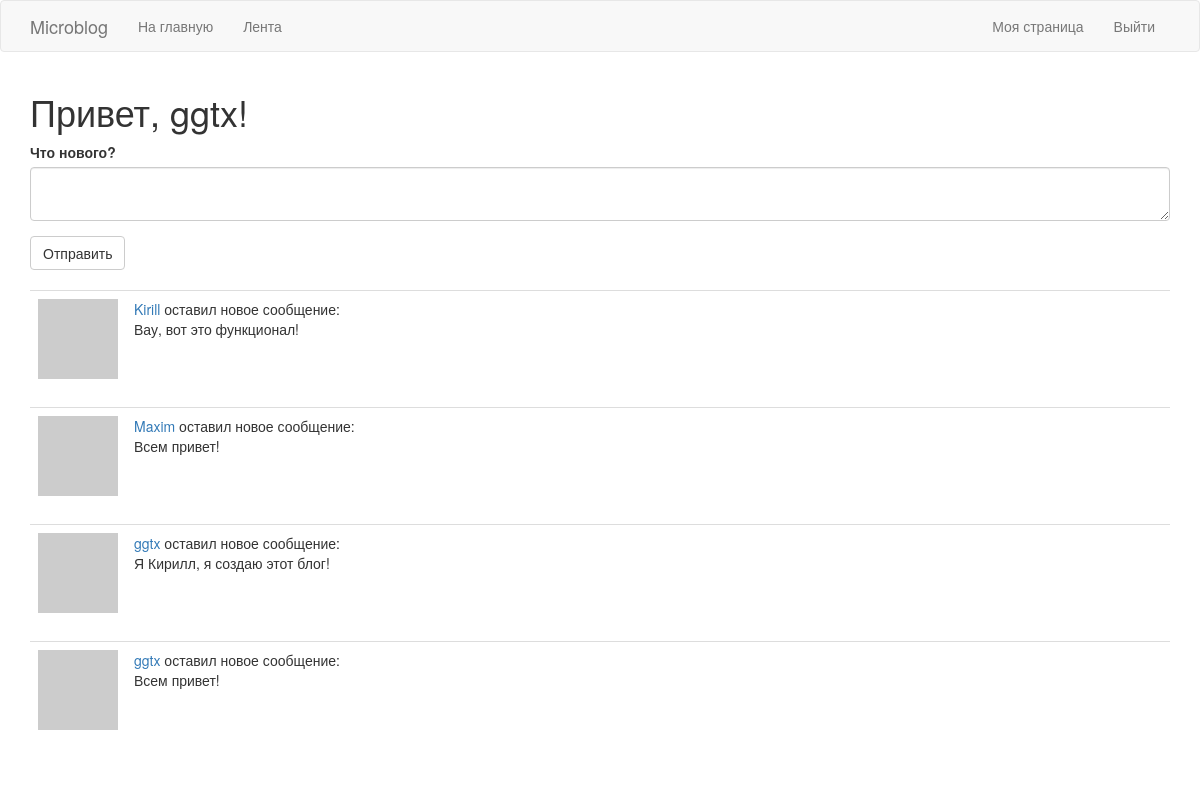
The page /index (signed in) on the database its author committed.
### app/models.py (models this page shows, shortened)
class User(UserMixin, db.Model):
    id = db.Column(db.Integer, primary_key=True)
    username = db.Column(db.String(64), index=True, unique=True)
    email = db.Column(db.String(120), index=True, unique=True)
    password_hash = db.Column(db.String(128))
    posts = db.relationship('Post', backref='author', lazy='dynamic')
    about_me = db.Column(db.String(140))
    last_seen = db.Column(db.DateTime, default=datetime.utcnow)
    followed = db.relationship(
        'User', secondary=followers,
        primaryjoin=(followers.c.follower_id == id),
        secondaryjoin=(followers.c.followed_id == id),
        backref=db.backref('followers', lazy='dynamic'), lazy='dynamic')
    def avatar(self, size):
        digest = md5(self.email.lower().encode('utf-8')).hexdigest()
        return 'https://www.gravatar.com/avatar/{}?d=identicon&s={}'.format(
            digest, size)
    def followed_posts(self):
        followed = Post.query.join(
            followers, (followers.c.followed_id == Post.user_id)).filter(
                followers.c.follower_id == self.id)
        """Получаем свои собственные сообщения."""
        own = Post.query.filter_by(user_id=self.id)
        """Объединяем два списка и отсортировываем результаты в порядке убывания. При таком условии первым результатом будет самый последний пост в блоге."""
        return followed.union(own).order_by(Post.timestamp.desc())

class Post(db.Model):
    id = db.Column(db.Integer, primary_key=True)
    body = db.Column(db.String(140))
    timestamp = db.Column(db.DateTime, index=True, default=datetime.utcnow)
    user_id = db.Column(db.Integer, db.ForeignKey('user.id'))

### app/routes.py (the view, shortened to what this page needs)
@app.route('/', methods=['GET', 'POST'])
@app.route('/index', methods=['GET', 'POST'])
@login_required
def index():
    form = PostForm()
    page = request.args.get('page', 1, type=int)
    """
    Определяем номер страницы для отображения: либо из аргумента page запроса страницы (request.args.get),
    либо по умолчанию это 1.
    page = номер страницы.
    app.config(['POSTS_PER_PAGE'] - количество элементов на странице.
    True/False - флаг ошибки. Если True, когда запрашивается страница вне диапазона, 404 ошибка будет автоматически возвращена клиенту.
    Если False, пустой список будет возвращен для страниц вне диапазона.
    """
    posts = current_user.followed_posts().paginate(
        page, app.config['POSTS_PER_PAGE'], False)
    """Проверяем, существует ли следующая страница, в противном случае возвращаем None"""
    next_url = url_for(
        'index', page=posts.next_num) if posts.has_next else None
    """Проверяем, существует ли предыдущая страница, в противном случае возвращаем None"""
    prev_url = url_for(
        'index', page=posts.prev_num) if posts.has_prev else None
    return render_template('index.html', title='Home', form=form,
                           posts=posts.items, next_url=next_url, prev_url=prev_url)

### app/forms.py
class PostForm(FlaskForm):
    post = TextAreaField('Что нового?', validators=[
                         DataRequired(), Length(min=1, max=140)])
    submit = SubmitField('Отправить')

### app/models.py (called while the page is built)
@login.user_loader
def load_user(id):
    return User.query.get(int(id))

### app/routes.py (called while the page is built)
@app.before_request
def before_request():
    if current_user.is_authenticated:
        current_user.last_seen = datetime.utcnow()
        db.session.commit()

### app/templates/index.html (shortened to what this page needs)
{% extends 'base.html' %}
{% import 'bootstrap/wtf.html' as wtf %}
    {% block app_content %}
        <h1>Привет, {{ current_user.username }}!</h1>
        {% if form %}
        {{ wtf.quick_form(form) }}
        <br>
        {% endif %}
        {% for post in posts %}
            {% include '_post.html' %}
        {% endfor %}
    {% endblock %}

### app/templates/_post.html
<table class="table table-hover">
    <tr>
        <td width="70px">
            <a href="{{ url_for('user', username=post.author.username) }}">
                <img src="{{ post.author.avatar(70) }}">
            </a>
        </td>
        <td>
            <a href="{{ url_for('user', username=post.author.username) }}">
                {{ post.author.username }}
            </a>
            оставил новое сообщение:
            <br>
            {{ post.body }}
        </td>
    </tr>
</table>

### rows shown on the page
User: username "ggtx"
Post: author.username "Kirill", body "Вау, вот это функционал!"
Post: author.username "Maxim", body "Всем привет!"
Post: author.username "ggtx", body "Я Кирилл, я создаю этот блог!"
Post: author.username "ggtx", body "Всем привет!"
